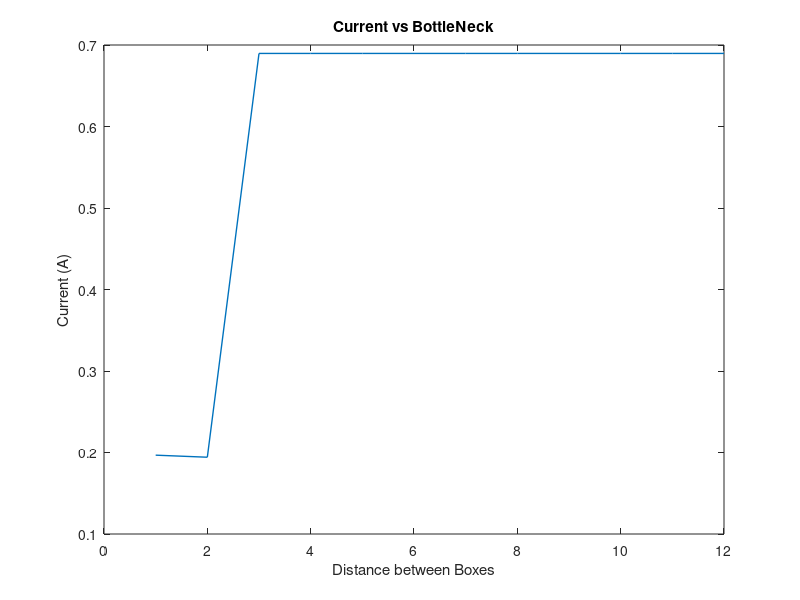
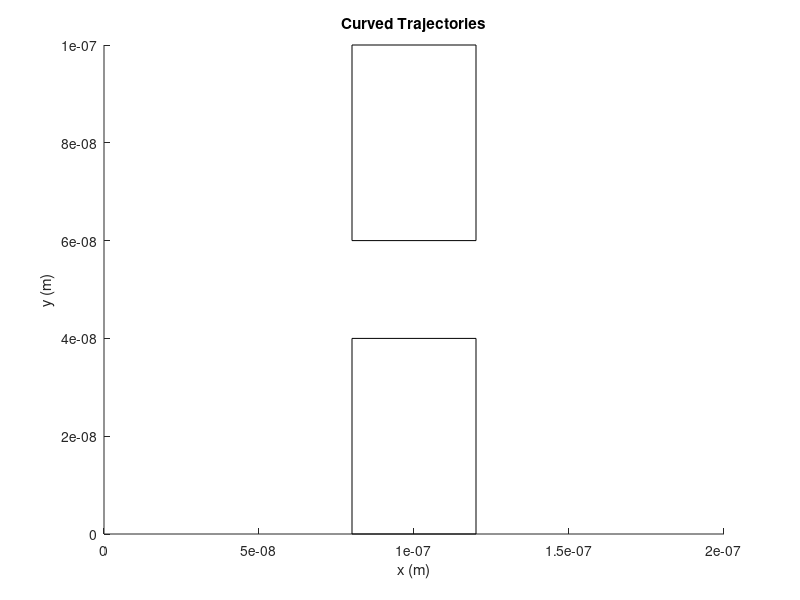

Write the MATLAB code that produced these figures, in order. (Note: this script raises an error after producing the figures.)
clearvars; clearvars -GLOBAL
close all
set(0,'DefaultFigureWindowStyle','docked')  % 'docked' 'normal'
set(0,'DefaultLineLineWidth',1)

Length = 600E-9; %x direction
W = 400E-9; %y direction
vo = 1;

for f = 1:12


nx = 30;
ny = 20;
COut = 1; %conductivity outside boxs
CIn = 10^-2; %conductivity inside boxs
box = 1; %making box

V = zeros(nx,ny);
F = zeros(nx*ny,1);
G = sparse(nx*ny,nx*ny);  %matrix
CM = zeros(nx,ny);

if box == 1
    b1 = rectangle('Position',[2.0E-7,0,1.8E-7*f,1.8E-7*f]); %box1 position (bottom)
    b2 = rectangle('Position',[2.0E-7,2.2E-7,1.8E-7*f,1.8E-7*f]); %box2 position (top)
end


for j = 1:ny
    for i = 1:nx
        newW = j*(W/ny);
        newL = i*(Length/nx);

        if box == 1 && (newW > 2.2E-7*f || newW < 1.8E-7*f) && box == 1 && newL > 2.0E-7*f && newL < 3.95E-7*f
            CM(i,j) = CIn;
        else
            CM(i,j) = COut;
        end
    end
end


eq = 1;
for j = 1:ny
    for i = 1:nx
        n = j + (i-1)*ny;

        if i == 1
            F(n) = vo;
            G(n,n) = CM(i,j);

        elseif i == nx
            if eq == 1
                F(n) = 0;
                G(n,n) = CM(i,j);
            else
                F(n) = vo;
                G(n,n) = CM(i,j);
            end

        elseif j == 1
            if eq == 1
                F(n) = 0;
                nxm = j + ((i-1)-1)*ny; %(i-1,j)
                nyp = (j+1) + (i-1)*ny; %(i,j+1)
                nxp = j + ((i+1)-1)*ny; %(i+1,j)
                G(n,n) = -(CM(i-1,j) + CM(i+1,j) + CM(i,j+1));
                G(n,nxm) = CM(i-1,j);
                G(n,nxp) = CM(i+1,j);
                G(n,nyp) = CM(i,j+1);
            else
                F(n) = 0;
                G(n,n) = CM(i,j);
            end


        elseif j == ny
            if eq == 1
                F(n) = 0;
                nxm = j + ((i-1)-1)*ny; %(i-1,j)
                nxp = j + ((i+1)-1)*ny; %(i+1,j)
                nym = (j-1) + (i-1)*ny; %(i,j-1)
                G(n,n) = -(CM(i-1,j) + CM(i+1,j) + CM(i,j-1));
                G(n,nxm) = CM(i-1,j);
                G(n,nxp) = CM(i+1,j);
                G(n,nym) = CM(i,j-1);
            else
                F(n) = 0;
                G(n,n) = CM(i,j);
            end

        else
            nxm = j + ((i-1)-1)*ny;
            nxp = j + ((i+1)-1)*ny;
            nym = (j-1) + (i-1)*ny;
            nyp = (j+1) + (i-1)*ny;

            G(n,n) = -(CM(i-1,j) + CM(i+1,j) + CM(i,j-1) + CM(i,j+1));
            G(n,nxm) = CM(i-1,j);
            G(n,nxp) = CM(i+1,j);
            G(n,nym) = CM(i,j-1);
            G(n,nyp) = CM(i,j+1);

        end
    end
end

P = G\F;

for j = 1:ny
    for i = 1:nx
        n = j + (i-1)*ny;
        V(i,j) = P(n);
    end
end


dx = Length/nx;
[Ey, Ex] = gradient(V);
Ey = Ey/dx;
Ex = Ex/dx;


Jx = -CM.*Ex;
Jy = -CM.*Ey;
depth = 1;


    %Current
    A=depth.*W;

    Ix(f)=mean(Jx(1,:)).*A;

end

%plotting current vs bottleneck
plot((1:12), Ix)  
figure (1)
title('Current vs BottleNeck')
xlabel('Distance between Boxes')
ylabel('Current (A)')

%solve for Vth
mo= 9.1093837015E-31;
mn = 0.26*mo;
%may need to an array to do this
l= 200E-9;  %come back into the other side
h= 100E-9;  %bounce back
a= l*h;
%%% ask TA
T= 300;
k= 1.38064852E-23;  %for thermal velocity
Tmn= 0.2E-12;  %mean free path

Vth = sqrt((2*k*T)/(mn));
np = 10000; %number of particles
partWatch = randi(np,7,1);  %an array of indices to select a sample of particles
%mean free path
mfp = Vth*Tmn;


X = rand(np,1)*l;  %random number between 0 and1 multiplied by limits of silicon
Y = rand(np,1)*h;

X1 = X;
Y1 = Y;
std=sqrt(k*T/mn);

Vx = std*(randn(np,1));  %x component
Vy = std*(randn(np,1));  %y component

avgV = sqrt(mean(Vx.^2 + Vy.^2));  %vx and vy are vectors
semiT = (avgV).^2*mn/(2*k);

dt = h/Vth/100;  %should be 1/100 of the region size


numit=1000;
Xp = X;  %when it hits the top, X remains the same
%when hitting the x max, come back from left so X-width
Yp = Y;   % when it hits the top, direction will just be -Vy


Area = l * h;
EC = 10E15;

numarea = Area * EC;  %total number of electrons in reggion

numelec = numarea/np;

lx = linspace(0,Length,nx);
ly = linspace(0,W,ny);

[LX,LY]= meshgrid(lx,ly);
% figure
% surf(LX,LY,Ex.');
% interp2(LX,LY,Ex.',2e-7,3e-7);


figure(2);
hold on
axis([0 l 0 h])

box1 = rectangle('Position',[0.8E-7, 0, 0.4E-7, 0.4E-7]);
box2 = rectangle('Position',[0.8E-7, 0.6E-7 ,0.4E-7,0.4E-7]);

InBox = X > 0.8E-7*f & X < 1.2E-7*f & (Y > 0.6E-7*f | Y < 0.4E-7*f);
while sum(InBox)> 0

    X(InBox) = rand(sum(InBox),1)*l;
    Y(InBox) = rand(sum(InBox),1)*h;
    InBox = X > 0.8E-7*f & X < 1.2E-7*f & (Y> 0.6E-7*f | Y < 0.4E-7*f);
end


pathnum = 0;
distancesum = 0;
for i=1:numit

    q = -1.602*10^-19;
    
   Ex_p= interp2(LX,LY,Ex.',Xp, Yp);
   Ey_p= interp2(LX,LY,Ey.',Xp, Yp);
   Ex_p(isnan(Ex_p)) = 0;
   Ey_p(isnan(Ey_p)) = 0;

    Fex = q*Ex_p;
    Fey = q*Ey_p;

    accx = Fex/mn;
    accy = Fey/mn;

    Xp = X;
    Yp = Y;

    X = X + dt*Vx + 1/2*(accx*(dt^2)) ;

    % map particle position to i,j in acc matrix
    %divide into equal parts
    %i = x
    Y = Y + dt*Vy + 1/2*(accy*(dt^2)) ;
    Vx = Vx + accx*dt;
    Vy = Vy + accy*dt;

  %left
    ix = X < 0;
    X(ix) = X(ix)+l;
    Xp(ix) = Xp(ix) + l;
    Y = Y;
        
    a = sum(ix);  %number of particles going left

    %right
    ix = X > l;
    X(ix) = X(ix)-l;
    Xp(ix) = Xp(ix)-l;
    Y = Y;

    b = sum(ix); %particles going to the right


    %%drift current
    partpertime = (b - a) / dt ;
    currx(i)= q*EC*partpertime;


    iy = Y<0 | Y > h;
    Vy(iy) = -Vy(iy);

    %scattering, ONLY PLOTS A FEW
    std=sqrt(k*T/mn);
    Pscat = 1 - exp(-dt/Tmn);
    iscat = Pscat > rand(np,1);

    X = X + dt*Vx;
    Y = Y + Vy*dt;
    Vx(iscat) = std*randn(sum(iscat),1);
    Vy(iscat) = std*randn(sum(iscat),1);


      InBox1 = X > 0.8E-7 & X < 1.2E-7 & Y> 0.6E-7;
    outsidebox = Xp < 0.8E-7 | Xp > 1.2E-7;
    X(InBox1 & outsidebox) = Xp(InBox1 & outsidebox);
    Vx(InBox1 & outsidebox) = -Vx(InBox1 & outsidebox);
    Vy(InBox1 & ~outsidebox) = -Vy(InBox1 & ~outsidebox);
    Y(InBox1 & ~outsidebox) = Yp(InBox1 & ~outsidebox);

    InBox2 = X > 0.8E-7 & X < 1.2E-7 & Y < 0.4E-7;
    outsidebox = Xp < 0.8E-7 | Xp > 1.2E-7;
    X(InBox2 & outsidebox)= Xp(InBox2 & outsidebox);
    Vx(InBox2 & outsidebox) = -Vx(InBox2 & outsidebox);
    Vy(InBox2 & ~outsidebox) = -Vy(InBox2 & ~outsidebox);
    Y(InBox2 & ~outsidebox) = Yp(InBox2 & ~outsidebox);


    %mean free path
    pathnum = pathnum + sum(iscat);
    distance = sqrt((X1(iscat)-X(iscat)).^2 + ((Y1(iscat)-Y(iscat)).^2));
    distancesum = distancesum + sum(distance);
    X1(iscat) = X(iscat);


    %calculating temperarure using avg velocity

    avgV = sqrt(mean(Vx.^2 + Vy.^2));  %vx and vy are vectors
    semiT = (avgV).^2*mn/(2*k);

    figure(2);
    hold on
    axis([0 l 0 h])

    %titlep = sprintf('Temp = %.3d', semiT);

    title(sprintf('Particle Trajectories, Temp = %.3d', semiT))
    xlabel('x (m)')
    ylabel('y (m)')

    title('Curved Trajectories')
    for j=1:length(partWatch)

        plot([Xp(partWatch(j)),X(partWatch(j))]',[Yp(partWatch(j)),Y(partWatch(j))]','SeriesIndex',j)

    end

end



